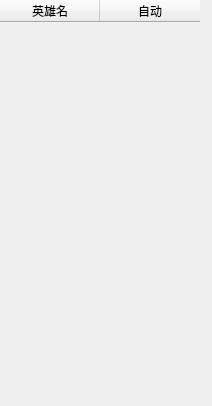
<?xml version="1.0" encoding="UTF-8"?>
<ui version="4.0">
 <class>zdlistForm</class>
 <widget class="QWidget" name="zdlistForm">
  <property name="geometry">
   <rect>
    <x>0</x>
    <y>0</y>
    <width>212</width>
    <height>406</height>
   </rect>
  </property>
  <property name="windowTitle">
   <string>Form</string>
  </property>
  <property name="styleSheet">
   <string notr="true">
#tabZDlist::pane{    
    border: none;
}
#tabZDlist{  
	border: none;
    background: transparent;    
}
QToolTip{
border: 2px solid qconicalgradient(cx:0, cy:0, angle:135, stop:0 rgba(255, 255, 0, 69), stop:0.375 rgba(255, 255, 0, 69), stop:0.423533 rgba(251, 255, 0, 145), stop:0.45 rgba(247, 255, 0, 208), stop:0.477581 rgba(255, 244, 71, 130), stop:0.518717 rgba(255, 218, 71, 130), stop:0.55 rgba(255, 255, 0, 255), stop:0.57754 rgba(255, 203, 0, 130), stop:0.625 rgba(255, 255, 0, 69), stop:1 rgba(255, 255, 0, 69));   
	background-color: rgb(22,26,32);
	ridge:ridge;
	padding: 4px;
	border-radius:10px;
}



</string>
  </property>
  <layout class="QVBoxLayout" name="verticalLayout">
   <property name="spacing">
    <number>0</number>
   </property>
   <property name="leftMargin">
    <number>0</number>
   </property>
   <property name="topMargin">
    <number>0</number>
   </property>
   <property name="rightMargin">
    <number>0</number>
   </property>
   <property name="bottomMargin">
    <number>0</number>
   </property>
   <item>
    <widget class="QTableWidget" name="tabZDlist">
     <column>
      <property name="text">
       <string>英雄名</string>
      </property>
     </column>
     <column>
      <property name="text">
       <string>自动</string>
      </property>
     </column>
    </widget>
   </item>
  </layout>
 </widget>
 <resources/>
 <connections/>
</ui>
